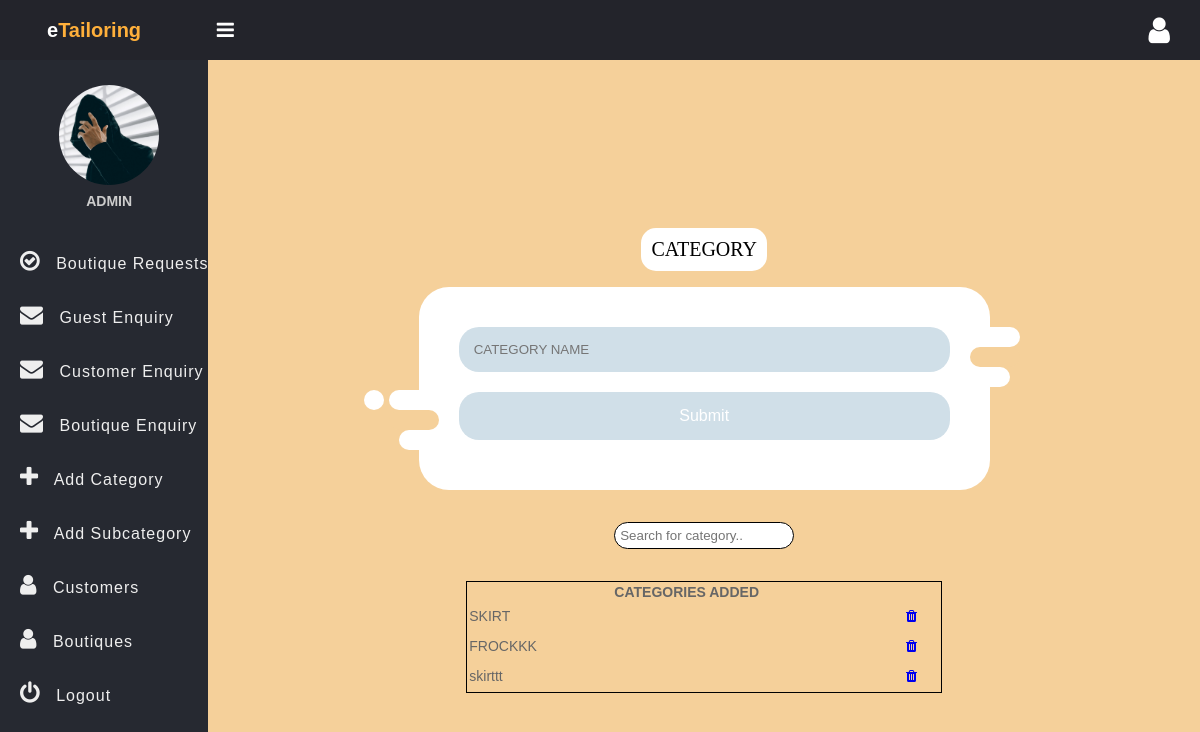
The app's page /admin/addcat.php (signed in) with its own data.
### tables this page shows
CREATE TABLE IF NOT EXISTS `tbl_category` (
  `cat_id` int(2) NOT NULL AUTO_INCREMENT,
  `cat_name` varchar(10) NOT NULL,
  `cat_status` varchar(10) NOT NULL,
  PRIMARY KEY (`cat_id`),
  UNIQUE KEY `cat_name` (`cat_name`)
);

### admin/addcat.php (the view, shortened to what this page needs)
<?php
require_once("../classes/FormAssist.class.php");
$fields=array("category_name"=>"");
$form=new FormAssist($fields,$_POST);
?>
<!DOCTYPE html>
<html>
<head>
    <link rel="stylesheet" href="https://stackpath.bootstrapcdn.com/font-awesome/4.7.0/css/font-awesome.min.css">
    <link rel="stylesheet" href="css/style.css">
</head>
<body>
    <header class="header">
        <h2 class="u-name">e<b>Tailoring</b>
            <label for="checkbox">
                <i id="navbtn" class="fa fa-bars" aria-hidden="true"></i>
            </label>
        </h2>
        <i class="fa fa-user" aria-hidden="true"></i>
    </header>
    <div class="body">
        <nav class="side-bar">
            <div class="user-p">
                <img src="img/user.jpg">
                <h4><?php echo $_SESSION["admin_name"];?></h4>
            </div>
            <ul>
                <li>
                    <a href="adminhome.php">
                        <i class="fa fa-check-circle-o" aria-hidden="true"></i>
                        <span>Boutique Requests</span>
                    </a>
                </li>
                <li>
                    <a href="guestenq.php">
                        <i class="fa fa-envelope" aria-hidden="true"></i>
                        <span>Guest Enquiry</span>
                    </a>
                </li>
                <li>
                    <a href="custenq.php">
                        <i class="fa fa-envelope" aria-hidden="true"></i>
                        <span>Customer Enquiry</span>
                    </a>
                </li>
                <li>
                    <a href="btqenq.php">
                        <i class="fa fa-envelope" aria-hidden="true"></i>
                        <span>Boutique Enquiry</span>
                    </a>
                </li>
                <li>
                    <a href="addcat.php">
                        <i class="fa fa-plus" aria-hidden="true"></i>
                        <span>Add Category</span>
                    </a>
                </li>
                <li>
                    <a href="addsubcat.php">
                        <i class="fa fa-plus" aria-hidden="true"></i>
                        <span>Add Subcategory</span>
                    </a>
                </li>
                <li>
                    <a href="viewcust.php">
                        <i class="fa fa-user" aria-hidden="true"></i>
                        <span>Customers</span>
                    </a>
                </li>
                <li>
                    <a href="viewbtq.php">
                        <i class="fa fa-user" aria-hidden="true"></i>
                        <span>Boutiques</span>
                    </a>
                </li>
                <li>
                    <a href="../destroysession.php">
                        <i class="fa fa-power-off" aria-hidden="true"></i>
                        <span>Logout</span>
                    </a>
                </li>
            </ul>
        </nav>
        <section class="section-1">
            <?php
            include("../dbconn.php");
            ?>
            <center>
                <p style="color: black;font-family:satisfy;border-radius: 15px;padding:10px;">CATEGORY</p>
            </center><br>
            <form action="" method="post" class="decor">
                <div class="form-left-decoration"></div>
                <div class="form-right-decoration"></div>
                <div class="circle"></div>
                <div class="form-inner">
                    <?php echo $form->textBox("category_name",array("class"=>"field","placeholder"=>"CATEGORY NAME")); ?>
                    <input type="submit" name="submit" class="button"/>
                </div>
            </form>
             <?php
            $result=mysqli_query($conn,"SELECT * FROM tbl_category");
            ?>
            <br><br>
             <input class="form-control mr-sm-2" type="text" id="myInput" onkeyup="myFunction()" placeholder="Search for category..">
            <br><br><table id='cattable'>
                <tr><th>CATEGORIES ADDED</th></tr>
                    <?php
                        if (mysqli_num_rows($result)>0) {
                            while($row=mysqli_fetch_array($result))
                            {
                               ?>
                               <tr>
                               <td><?php echo $row['cat_name'];?></td>
                               <td> <a href="deletecat.php?catid=<?php echo $row['cat_id'];  ?> "><i class="fa fa-trash" aria-hidden="true"></i></a> </td>
                                </tr>
                               <?php
                            }
                        }
                   ?>
            </table>
        </section>
    </div>
</body>
</html>

### admin/css/style.css (style rules this page uses)
* { padding: 0; margin: 0; box-sizing: border-box; font-family: arial, sans-serif; }
.header { display: flex; justify-content: space-between; align-items: center; padding: 15px 30px; background: #23242b; color: #fff; }
.u-name { font-size: 20px; padding-left: 17px; }
.u-name b { color: #ffb03b; }
.header i { font-size: 30px; cursor: pointer; color: #fff; }
.user-p { text-align: center; padding-left: 10px; padding-top: 25px; }
.user-p img { width: 100px; border-radius: 50%; }
.user-p h4 { color: #ccc; padding: 5px 0; }
.side-bar { width: 250px; background: #262931; min-height: 100vh; transition: 500ms width; }
.body { display: flex; }
.section-1 { width: 100%; background: url("../img/bg.jpg"); background-size: cover; background-position: center; display: flex; justify-content: center; align-items: center; flex-direction: column; }
.section-1 p { color: #ffb03b; font-size: 20px; background: #fff; padding: 7px; border-radius: 5px; }
.side-bar ul { margin-top: 20px; list-style: none; }
.side-bar ul li { font-size: 16px; padding: 15px 0px; padding-left: 20px; transition: 500ms background; white-space: nowrap; overflow: hidden; text-overflow: ellipsis; }
.side-bar ul li a { text-decoration: none; color: #eee; cursor: pointer; letter-spacing: 1px; }
.side-bar ul li a i { display: inline-block; padding-right: 10px; font-size: 23px; }
#navbtn { display: inline-block; margin-left: 70px; font-size: 20px; transition: 500ms color; }

### admin/addcat.php (style rules this page uses)
* { box-sizing: border-box; }
html, body { min-height: 100vh; padding: 0; margin: 0; font-family: Roboto, Arial, sans-serif; font-size: 14px; color: #666; }
input, textarea { outline: none; }
.section-1 { display: flex; justify-content: center; align-items: center; padding: 20px; background: #f5d09a; }
form { position: relative; width: 80%; border-radius: 30px; background: #fff; }
.form-left-decoration, .form-right-decoration { content: ""; position: absolute; width: 50px; height: 20px; border-radius: 20px; background: #f5d09a; }
.form-left-decoration { bottom: 60px; left: -30px; }
.form-right-decoration { top: 60px; right: -30px; }
.form-left-decoration:before, .form-left-decoration:after, .form-right-decoration:before, .form-right-decoration:after { content: ""; position: absolute; width: 50px; height: 20px; border-radius: 30px; background: #fff; }
.form-left-decoration:before { top: -20px; }
.form-left-decoration:after { top: 20px; left: 10px; }
.form-right-decoration:before { top: -20px; right: 0; }
.form-right-decoration:after { top: 20px; right: 10px; }
.circle { position: absolute; bottom: 80px; left: -55px; width: 20px; height: 20px; border-radius: 50%; background: #fff; }
.form-inner { padding: 40px; }
.form-inner input, .form-inner textarea { display: block; width: 100%; padding: 15px; margin-bottom: 10px; border: none; border-radius: 20px; background: #d0dfe8; }
.button { width: 100%; padding: 10px; margin-top: 20px; border-radius: 20px; border: none; border-bottom: 4px solid #ffb03b; background: #ffb03b; font-size: 16px; font-weight: 400; color: #fff; }
#cattable { width: 50%; border: 1px solid black; }
#cattable tr td { line-height: 28px; }
@media (min-width: 568px) { form { width: 60%; } }
#myInput { width: 180px; -webkit-transition: width 0.4s ease-in-out; transition: width 0.4s ease-in-out; }
#myInput { -moz-border-radius: 15px; border-radius: 15px; border:solid 1px black; padding:5px; }

### records on screen
tbl_category: cat_name "SKIRT"
tbl_category: cat_name "FROCKKK"
tbl_category: cat_name "skirttt"

### other values on screen
$_SESSION["admin_name"] "ADMIN"
